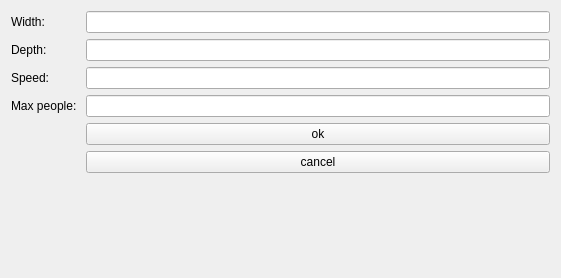
<?xml version="1.0" encoding="UTF-8"?>
<ui version="4.0">
 <class>simulationSettings</class>
 <widget class="QWidget" name="simulationSettings">
  <property name="geometry">
   <rect>
    <x>0</x>
    <y>0</y>
    <width>561</width>
    <height>278</height>
   </rect>
  </property>
  <property name="windowTitle">
   <string>simulationSettings</string>
  </property>
  <layout class="QFormLayout" name="formLayout">
   <item row="4" column="1">
    <widget class="QPushButton" name="okButton">
     <property name="text">
      <string>ok</string>
     </property>
    </widget>
   </item>
   <item row="5" column="1">
    <widget class="QPushButton" name="cancelButton">
     <property name="text">
      <string>cancel</string>
     </property>
    </widget>
   </item>
   <item row="0" column="1">
    <widget class="QLineEdit" name="widthEdit"/>
   </item>
   <item row="1" column="1">
    <widget class="QLineEdit" name="depthEdit"/>
   </item>
   <item row="2" column="1">
    <widget class="QLineEdit" name="speedEdit"/>
   </item>
   <item row="2" column="0">
    <widget class="QLabel" name="speedLabel">
     <property name="text">
      <string>Speed:</string>
     </property>
    </widget>
   </item>
   <item row="1" column="0">
    <widget class="QLabel" name="depthLabel">
     <property name="text">
      <string>Depth:</string>
     </property>
    </widget>
   </item>
   <item row="0" column="0">
    <widget class="QLabel" name="widthLabel">
     <property name="text">
      <string>Width:</string>
     </property>
    </widget>
   </item>
   <item row="3" column="1">
    <widget class="QLineEdit" name="maxPeopleEdit"/>
   </item>
   <item row="3" column="0">
    <widget class="QLabel" name="maxPeopleLabel">
     <property name="text">
      <string>Max people: </string>
     </property>
    </widget>
   </item>
  </layout>
 </widget>
 <resources/>
 <connections/>
</ui>
